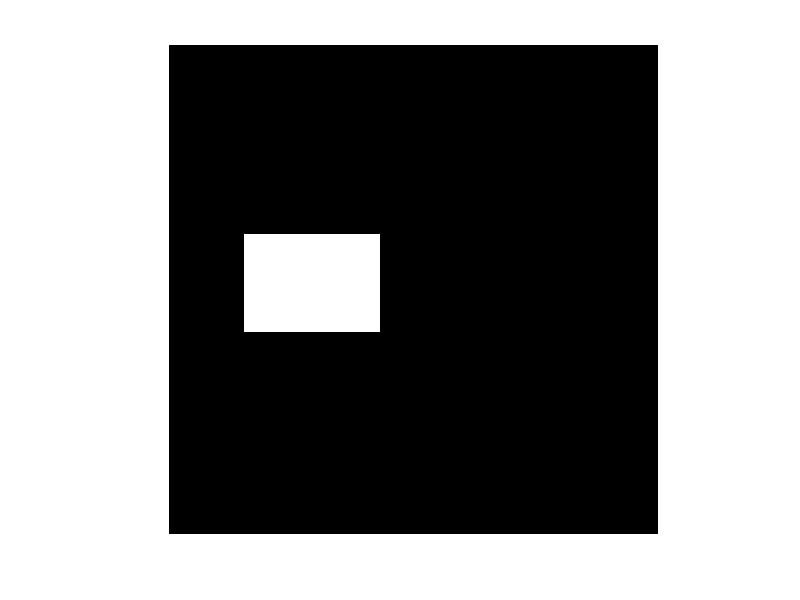

The MATLAB source for this figure: (Note: this script raises an error after producing the figure.)
clear all
close all


A = zeros(256,256); % initialize a 256*256 image  

% initialize absolute ADI, positive ADI and Negative ADI
% all initialized to zero
% Note that all ADIs are of the same size with the image
% DO NOT change the name of the ADIs as they will be used later
ADI_abs = zeros(256,256);
ADI_pos = zeros(256,256);
ADI_neg = zeros(256,256);

% initialize the starting position of the moving object
% the moving object is a rectangle similar to the example in the lecture
% slides
start1 = 100;
start2 = 150;
start3 = 40;
start4 = 110;

%threshold T as in euations in the lecture slides regarding ADI
T = 0

%initialize the reference frame R
A(start1:start2, start3:start4) = 1;

%visualize the object and in the reference frame R
figure,imshow(A,[], 'border','tight');

j = 0;
for i = 5: 5 :50
        j = j + 12;
        A2 = zeros(256,256 );
        A2(start1 + i: start2 + i, start3 + j: start4 + j) = 1;
        
        % You need to code up the follwing part that calculate the ADIs
        % Namely, the absolute ADI, the positive ADI and the negative ADI
        % Equations can be found in lecture slides regarding ADIs
        % You need to decide on the appropriate threshold T for this case
        % at line 23
        findABS(A,A2)       
        findPos(A,A2)
        findNeg(A,A2)
end



% The following part will calculate the moving speed 
% and the total space(in pixel number) occupied by the moving object
[row, col] = find(ADI_neg > 0);
speed_X_Direction = (max(col) - start4) / 10
speed_Y_Direction = (max(row) - start2) / 10
total_space_occupied = sum(sum(ADI_abs > 0))

% The following part helps you to visualize the ADIs you compute
% compare them with the example shown in lecture
% You should be getting someting very similar
figure,imshow(ADI_abs,[], 'border','tight');
figure,imshow(ADI_pos,[], 'border','tight');
figure,imshow(ADI_neg,[], 'border','tight');



